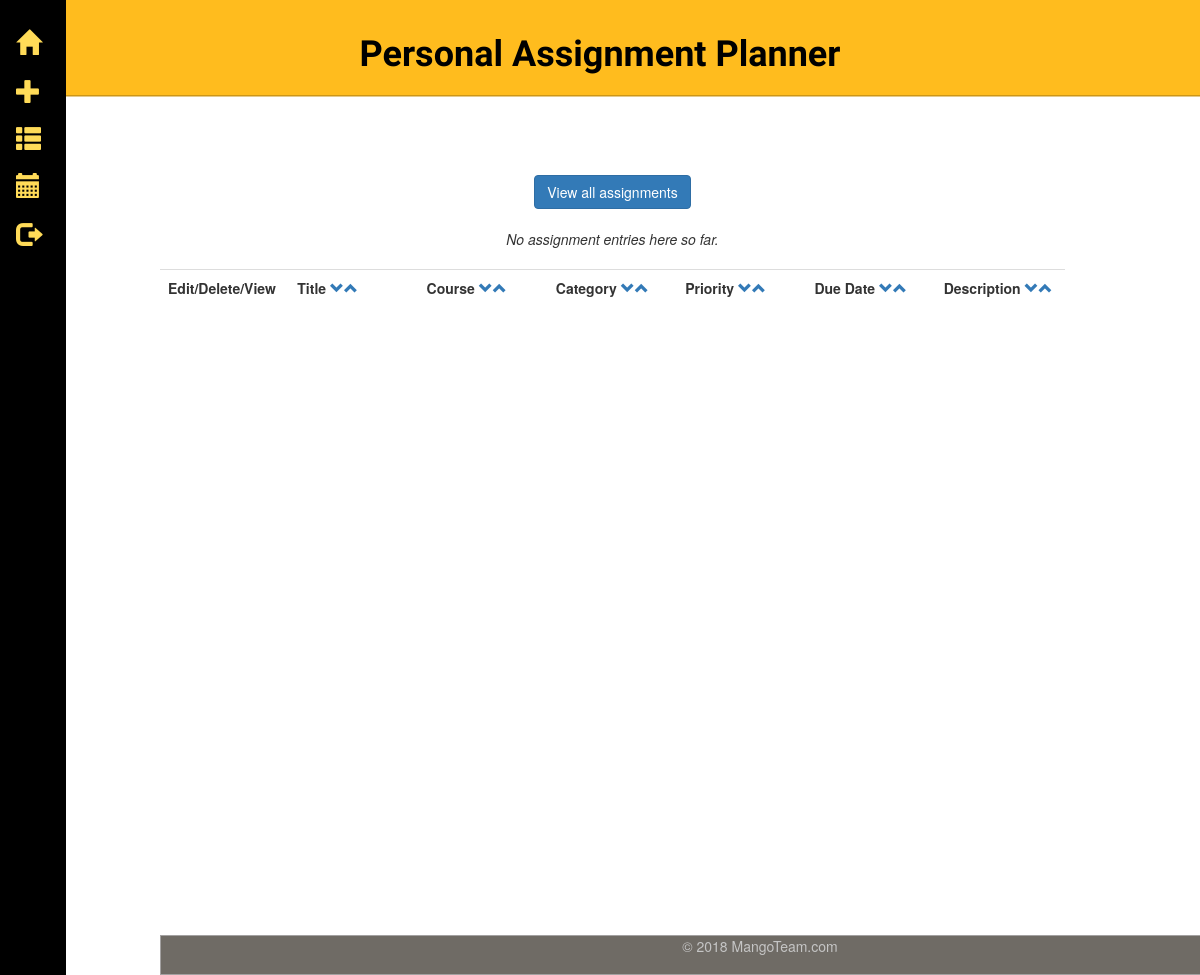
Page /full_view?id=16 (signed in) on the earlier database version.
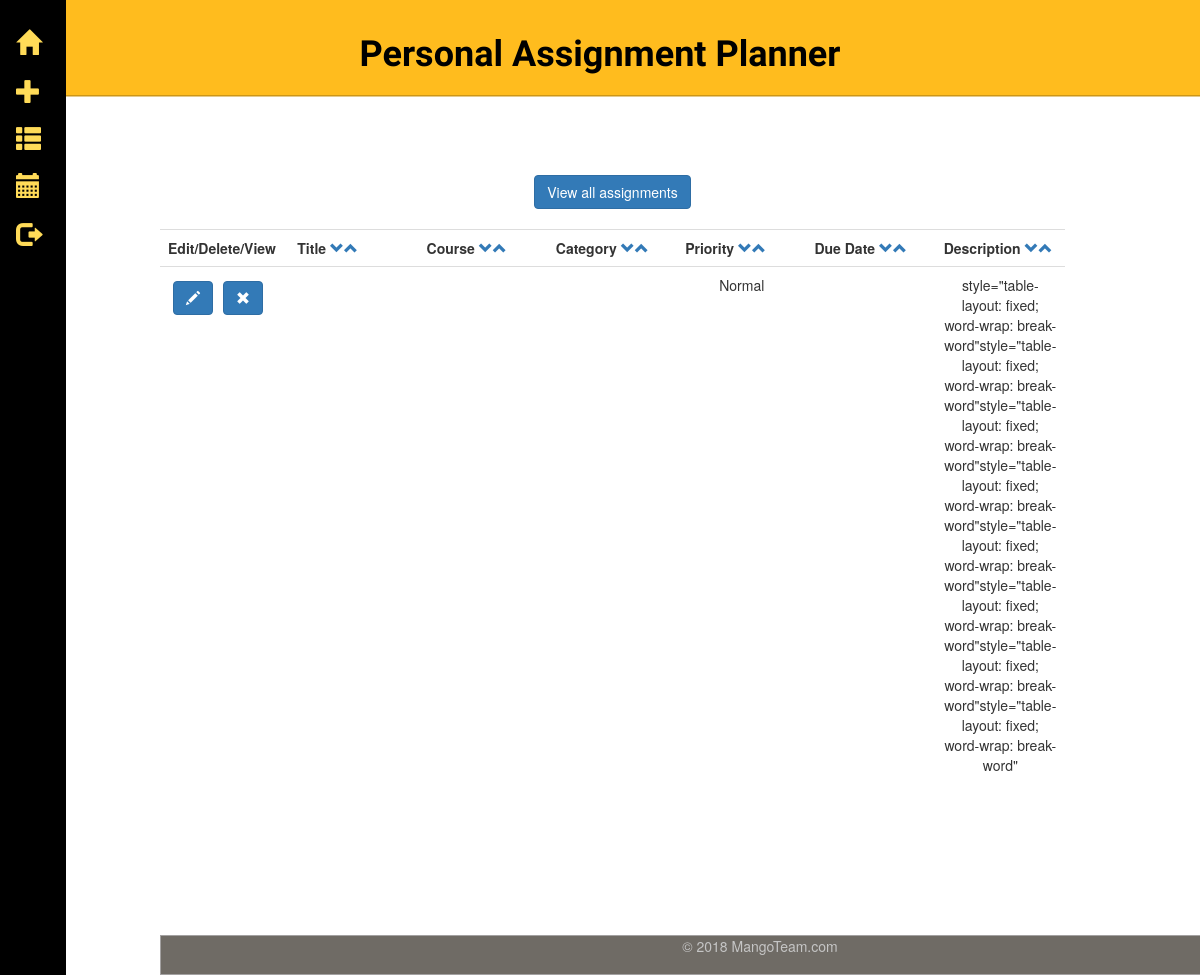
Same page on the later database version.
### tables this page shows
CREATE TABLE assignments (
  id integer primary key autoincrement,
  username text not null,
  title text not null,
  course text not null,
  category text not null,
  priority text not null,
  duedate text not null,
  description text not null
);

### app.py (the view)
@app.route('/full_view', methods=['GET'])
def full_view():
    if 'logged_in' in session:
        db = get_db()
        cur = db.execute('select * from assignments where id = ?', [request.args['id']])
        assignments = cur.fetchall()
        return render_template('full_view.html', assignments=assignments)
    return render_template('Login.html')

### app.py (called while the page is built)
def connect_db():
    rv = sqlite3.connect(app.config['DATABASE'])
    rv.row_factory = sqlite3.Row
    return rv

def get_db():
    if not hasattr(g, 'sqlite_db'):
        g.sqlite_db = connect_db()
    return g.sqlite_db

### templates/full_view.html (shortened to what this page needs)
{% extends "layout_template.html" %}
{% block body %}
<a href="./assignments"><button type="button" class="btn btn-primary">View all assignments</button></a>
<br><br>
    <table class="table full-view">
            <tr>
                <th>Edit/Delete/View </th>
                <th>Title <a href="/?sort=title"><span class="glyphicon glyphicon-chevron-down arrow"></span></a><a href="/?arrange=title"><span class="glyphicon glyphicon-chevron-up arrow"></span></a></th>
                <th>Course <a href="/?sort=course"><span class="glyphicon glyphicon-chevron-down arrow"></span></a><a href="/?arrange=course"><span class="glyphicon glyphicon-chevron-up arrow"></span></a></th>
                <th>Category <a href="/?sort=category"><span class="glyphicon glyphicon-chevron-down arrow"></span></a><a href="/?arrange=category"><span class="glyphicon glyphicon-chevron-up arrow"></span></a></th>
                <th>Priority <a href="/?sort=category"><span class="glyphicon glyphicon-chevron-down arrow"></span></a><a href="/?arrange=category"><span class="glyphicon glyphicon-chevron-up arrow"></span></a></th>
                <th>Due Date <a href="/?sort=duedate"><span class="glyphicon glyphicon-chevron-down arrow"></span></a><a href="/?arrange=duedate"><span class="glyphicon glyphicon-chevron-up arrow"></span></a></th>
                <th>Description <a href="/?sort=description"><span class="glyphicon glyphicon-chevron-down arrow"></span></a><a href="/?arrange=description"><span class="glyphicon glyphicon-chevron-up arrow"></span></a></th>
            </tr>
            {% for assignment in assignments %}
                {% if assignment.priority == "Critical": %}
                <tr class="critical">
                {% elif assignment.priority == "High": %}
                <tr class="high">
                {% elif assignment.priority == "Normal": %}
                <tr class="normal">
                {% elif assignment.priority == "Low": %}
                <tr class="low">
                {% else %}
                <tr>
                {% endif %}
                        <td>
                            <form action="{{ url_for('edit_entry') }}" method="get" class="inline">
                                <button type="submit" class="btn btn-primary glyphicon glyphicon-pencil"></button>
                            </form>
                            <form action="{{ url_for('del_assignment') }}" method="post" class="inline">
                                <button type="submit" class="btn btn-primary glyphicon glyphicon-remove"></button>
                            </form>
                        </td>
                        <td>{{ assignment.title }}</td>
                        <td>{{ assignment.course }}</td>
                        <td>{{ assignment.category }}</td>
                        <td>{{ assignment.priority }}</td>
                        <td>{{ assignment.duedate }}</td>
                        <td>{{ assignment.description | safe }}</td>
                 </tr>
            {% else %}
                <em>No assignment entries here so far.</em>
                <br><br>
            {% endfor %}
{% endblock %}

### templates/layout_template.html (shortened to what this page needs)
<!doctype html>
<html lang="en">
<head>
    <link rel="stylesheet" href="https://use.fontawesome.com/releases/v5.5.0/css/all.css">
    <link rel="stylesheet" href="https://stackpath.bootstrapcdn.com/bootstrap/4.1.3/css/bootstrap.min.css">
    <link rel="stylesheet" href="https://maxcdn.bootstrapcdn.com/bootstrap/3.3.7/css/bootstrap.min.css">
      <link rel="stylesheet" href="https://stackpath.bootstrapcdn.com/bootstrap/4.1.3/css/bootstrap.min.css">
      <link rel="stylesheet" href="http://maxcdn.bootstrapcdn.com/bootstrap/3.3.4/css/bootstrap.min.css">
      <link rel="stylesheet" type="text/css" href="{{ url_for('static', filename='homepage.css') }}">
      <link rel="stylesheet" type="text/css" href="{{ url_for('static', filename='style.css') }}">
</head>
<body>
        <div class="sidenav">
            <a href="./homepage" title="Home">
                <span class="glyphicon glyphicon-home"></span>
            </a>
            <a href="./add" title=" Add Assignment">
                <span class="glyphicon glyphicon-plus"></span>
            </a>
            <a href="./assignments" title="View Schedule">
                <span class="glyphicon glyphicon-th-list"></span>
            </a>
            <a href="./calendar" title="View Calendar">
                <span class="glyphicon glyphicon-calendar"></span>
            </a>
            {% if not session.get('logged_in') %}
            <a href="./login" title="Log In">
                <span class="glyphicon glyphicon-log-in"></span>
            </a>
            <a href="./signup" title="Create Account">
                <i class="fas fa-user-plus"></i>
            </a>
            {% else %}
            <a href="{{ url_for('logout') }}" title="Log Out">
                <span class="glyphicon glyphicon-log-out"></span>
            </a>
            {% endif %}
        </div>
        <h1 class="mainHead">Personal Assignment Planner</h1>
        <br><br>
        <br><br>
        <div class="container text-center">
          {% block body %}{% endblock %}
        </div>
    <footer class="mastfoot mt-auto">
         <div class="inner">
             <p>&copy; 2018 MangoTeam.com<p>
         </div>
    </footer>
</body>
</html>

### static/homepage.css (style rules this page uses)
a, a:focus, a:hover { padding: .25rem 0 }
html, body { height: 100%; background-color: #fff; }
.sidenav { height: 100%; width: 66px; position: fixed; z-index: 1; top: 0; left: 0; background-color:black; border-bottom-color: rgba(255, 255, 255, .25); overflow-x: hidden; padding-top: 20px; }
.sidenav a { padding: 6px 8px 6px 16px; text-decoration: none; font-size: 25px; color: #ffdb58; display: block; }
.container { position: relative; width: 80%; padding-left: 40px; height: 100%; }
.mainHead { margin: 0; min-width: 180px; padding: 35px 20px 20px 20px; font-weight: 700; font-family: 'Charmonman', cursive; text-decoration: none; text-align: center; box-shadow: 0 1.5px 0 #CC9618; transition: opacity .3s ease-in-out; color: black; background-color: #FFBC1E; border: 0 none; }

### static/style.css (style rules this page uses)
.inline { float: left; padding: 5px; }
.mastfoot { clear: both; border: 1px groove #A3A1A1; background: #6F6B65; color: #C5C5C5; padding: 0; text-align: center; vertical-align: middle; line-height: normal; margin: 0; position: fixed; bottom: 0px; width: 100%; height: 40px; }
.full-view { table-layout: fixed; word-wrap: break-word; }

Differences in the rows shown:
added assignments: priority "Normal", description "style=\"table-layout: fixed; word-wrap: break-word\"style=\"table-layout: fixed; word-wrap: break-word\"style=\"table-layout: fixed; word-wrap: break-word\"style=\"table-layout: fixed; word-wrap: break-word\"style=\"table-layout: fixed; word-wrap: break-word\"style=\"table-layout: fixed; word-wrap: break-word\"style=\"table-layout: fixed; word-wrap: break-word\"style=\"table-layout: fixed; word-wrap: break-word\""
Other differences:
text no longer shown: "No assignment entries here so far."
